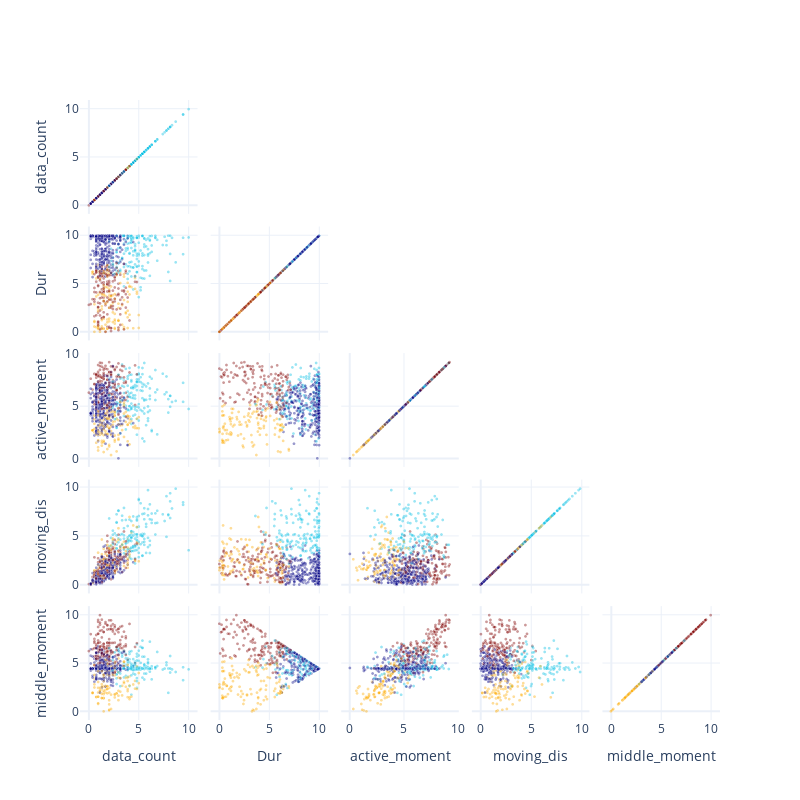

Notebook cell for this chart:
### Code cell
df_resident['cluster'] = utils.Kmeans(df_resident,['Dur','data_count','active_moment','moving_dis','middle_moment'],4)
myplot.Scatter_Matrix(df_resident,
                      dimentions = ['data_count',
                                    'Dur',
                                    'active_moment',
                                    'moving_dis',
                                    'middle_moment',
                                    ],
                        color = 'cluster',
                        color_scale='Jet')

### Figure 1 — Plotly figure (JSON) as saved in the notebook; plotly's stock layout.template omitted (floating-point values rounded to 4 significant figures; data arrays with more than 128 entries replaced by an {"elided": "..."} marker saying what was removed)
{"data": [{"dimensions": [{"label": "data_count", "values": {"elided": "806 float values"}}, {"label": "Dur", "values": {"elided": "806 float values"}}, {"label": "active_moment", "values": {"elided": "806 float values"}}, {"label": "moving_dis", "values": {"elided": "806 float values"}}, {"label": "middle_moment", "values": {"elided": "806 float values"}}], "marker": {"color": {"elided": "806 int values"}, "colorscale": [[0, "rgb(0,0,131)"], [0.2, "rgb(0,60,170)"], [0.4, "rgb(5,255,255)"], [0.6, "rgb(255,255,0)"], [0.8, "rgb(250,0,0)"], [1, "rgb(128,0,0)"]], "line": {"color": "white", "width": 0.5}, "opacity": 0.4, "showscale": false, "size": 3}, "showupperhalf": false, "type": "splom"}], "layout": {"dragmode": "select", "height": 800, "hovermode": "closest", "width": 800}}
